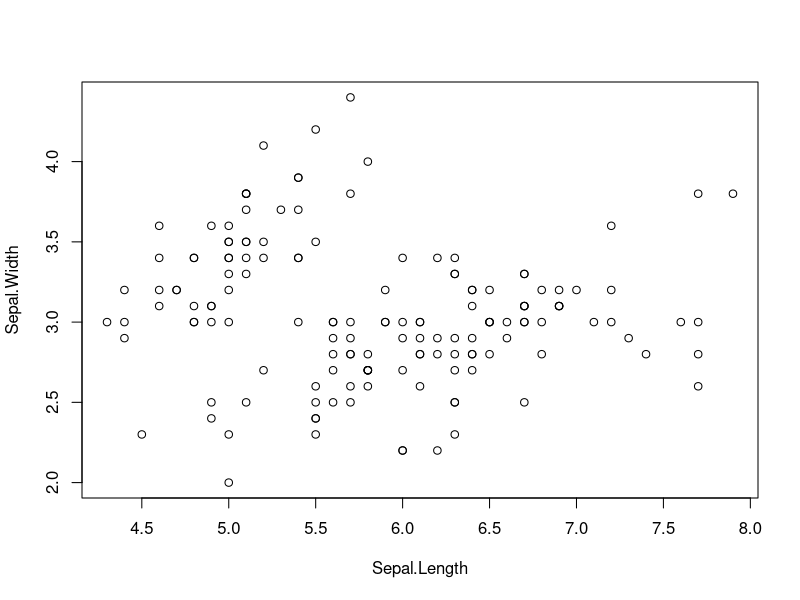
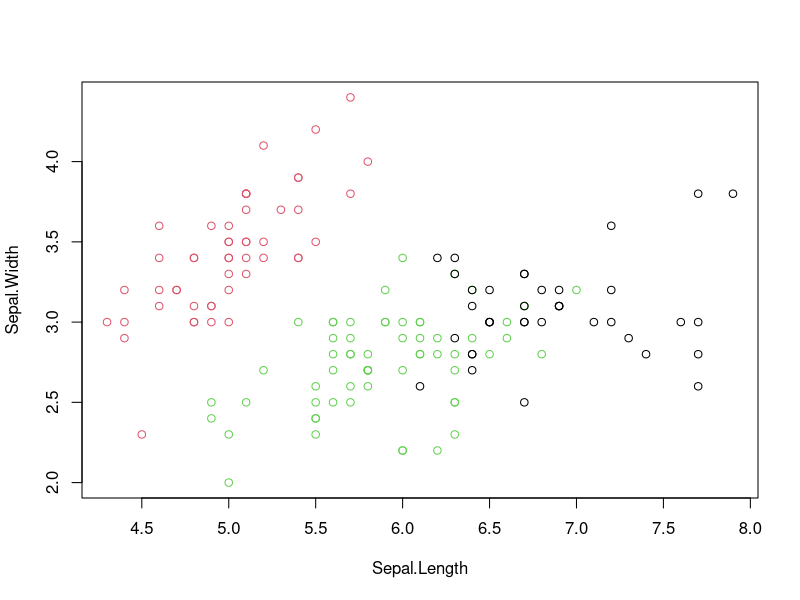
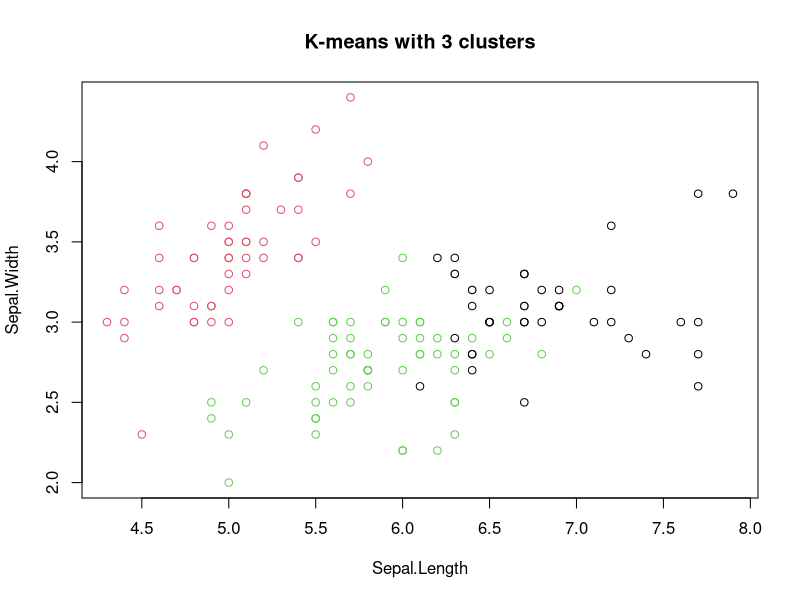

Write R code to recreate these figures, in order.
library(cluster)
iris_1 <- iris[,-5]
set.seed(200)
kmeans.re <- kmeans(iris_1 , centers = 3 , nstart = 20)
kmeans.re
kmeans.re$cluster
cm <-table(iris$Species,kmeans.re$cluster)
cm
plot(iris_1[c("Sepal.Length", "Sepal.Width")]) 
plot(iris_1[c("Sepal.Length", "Sepal.Width")],  
     col = kmeans.re$cluster) 
plot(iris_1[c("Sepal.Length", "Sepal.Width")],  
     col = kmeans.re$cluster,  
     main = "K-means with 3 clusters") 
